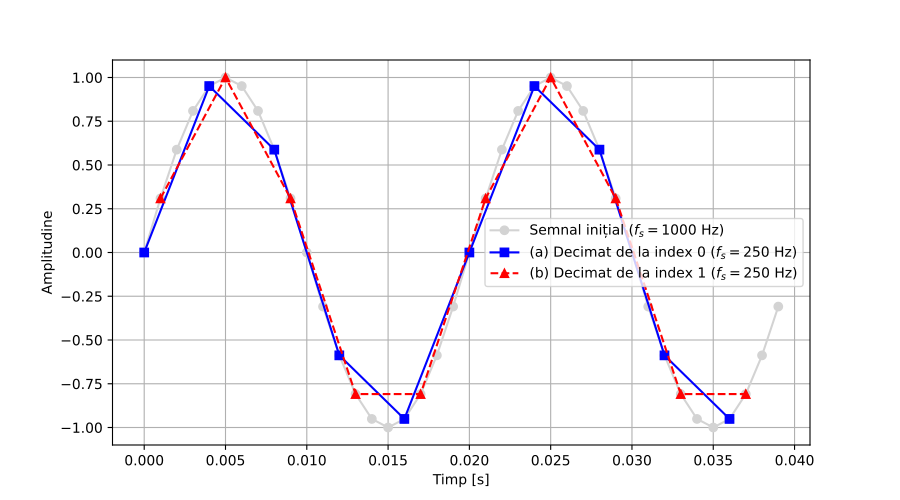

The script that saved this image:
import numpy as np
import matplotlib.pyplot as plt

fs = 1000
f = 50
t = np.linspace(0, 0.04, int(0.04 * fs), endpoint=False)
x = np.sin(2 * np.pi * f * t)


t_dec_a = t[::4]
x_dec_a = x[::4]


t_dec_b = t[1::4]
x_dec_b = x[1::4]

plt.figure(figsize=(9, 5))
plt.plot(t, x, label='Semnal inițial ($f_s = 1000$ Hz)', color='lightgray', marker='o')
plt.plot(t_dec_a, x_dec_a, label='(a) Decimat de la index 0 ($f_s = 250$ Hz)', color='blue', marker='s')
plt.plot(t_dec_b, x_dec_b, label='(b) Decimat de la index 1 ($f_s = 250$ Hz)', color='red', linestyle='--', marker='^')
plt.xlabel('Timp [s]')
plt.ylabel('Amplitudine')
plt.legend()
plt.grid(True)
plt.savefig('ex7.pdf')
plt.show()
